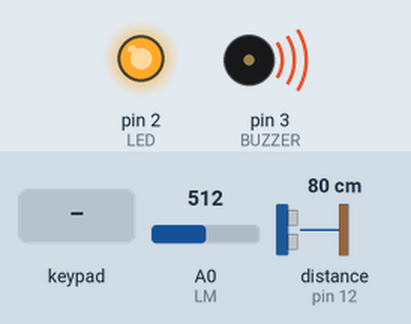
Recording of a sketch running on a simulated Arduino Uno, built with avr-gcc and run on an emulated ATmega328P. Shown: output pins drawn as LEDs (lit = HIGH), buzzer (waves = sounding, pin HIGH). Wiring (inferred from the names in the program): ultrasonic range finder: trigger pin 13; echo pin 12. The test bench sets the inputs (shaded band); at power-on: A0 (LM) = 512, distance to the obstacle (sensor on pin 12) 80 cm. The echo pulse lasts 58.3 µs per cm; pins used as bus, display or sensor lines are not drawn; what the sketch prints to the serial monitor is not drawn.

Above: at 1.2 s.
1.3 s: key '1' pressed
2.8 s: keypad keys 1 2 # pressed 0.4 s apart
5.5 s: key '2' pressed
7.0 s: keypad keys 1 2 * pressed 0.4 s apart
9.7 s: key '3' pressed
11.2 s: keypad keys 1 2 A pressed 0.4 s apart
Timing chart, 0 to 14.2 s (numbered marks = the images above; inputs shaded):
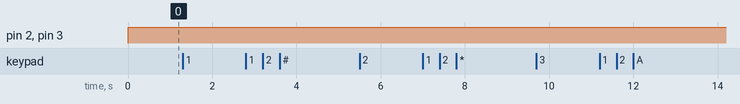

Measured:
- after the input at 1.3 s, every drawn part: stays the same
- after the input at 2.8 s, every drawn part: stays the same
- after the input at 5.5 s, every drawn part: stays the same
- after the input at 7.0 s, every drawn part: stays the same
- after the input at 9.7 s, every drawn part: stays the same
- after the input at 11.2 s, every drawn part: stays the same

The sketch:

T1Code.ino
```cpp
#include<Keypad.h>

#define LDR A1
#define LM A0
#define TRG 13
#define ECO 12
#define R1 11
#define R2 10
#define R3 9
#define R4 8
#define C1 7
#define C2 6
#define C3 5
#define C4 4
#define BUZZER 3
#define LED 2
#define ROWS 4
#define COLS 4

byte ROWPINS[ROWS] = {R1, R2, R3, R4};
byte COLPINS[COLS] = {C1, C2, C3, C4};
char SYMPOLS[ROWS][COLS] = {
  {'1','2','3','A'},
  {'4','5','6','B'},
  {'7','8','9','C'},
  {'*','0','#','D'}};

int LRAN = 100;
int URAN = 100;
int TRAN = 100;

int time;
int distance;

float MV;
float C;
int LDRVAL;

Keypad pad = Keypad(makeKeymap(SYMPOLS), ROWPINS, COLPINS, ROWS, COLS);

void setup()
{
  Serial.begin(3600);
  pinMode(LDR, INPUT);
  pinMode(LM, INPUT);
  pinMode(ECO, INPUT);
  pinMode(TRG, OUTPUT);
  pinMode(BUZZER, OUTPUT);
  pinMode(LED, OUTPUT);
}

void loop()
{
  char custom = pad.getKey();
  if (custom)
  {
    if (custom == '1')
    {
      Serial.print("LDR Sensor Range: ");
      Serial.println(LRAN);
      Serial.println("Enter LDR Range (three digits)");
      LRAN = 0;
      for (int i = 100; i >= 1; i = i / 10)
      {
        custom = pad.waitForKey();
        LRAN += (custom - 48) * i;
      }
      Serial.print("New LDR Range: ");
      Serial.println(LRAN);
    }
    else if (custom == '2')
    {
      Serial.print("Ultrasonic Sensor Range: ");
      Serial.println(URAN);
      Serial.println("Enter Ultrasonic Range (three digits)");
      URAN = 0;
      for (int i = 100; i >= 1; i = i / 10)
      {
        custom = pad.waitForKey();
        URAN += (custom - 48) * i;
      }
      Serial.print("New Ultrasonic Range: ");
      Serial.println(URAN);
    }
    else if (custom == '3')
    {
      Serial.print("Temperature Sensor Range: ");
      Serial.println(TRAN);
      Serial.println("Enter Temperature Range (three digits)");
      TRAN = 0;
      for (int i = 100; i >= 1; i = i / 10)
      {
        custom = pad.waitForKey();
        TRAN += (custom - 48) * i;
      }
      Serial.print("New Temperature Range: ");
      Serial.println(TRAN);
    }
    else if (custom == '#')
    {
      Serial.print("Now LDR Value: ");
      Serial.println(CALLDR());
      Serial.print("Now Ultrasonic Value: ");
      Serial.print(CALDIS());
      Serial.println(" cm.");
      Serial.print("Now Tempreture Value: ");
      Serial.print(CALTEM());
      Serial.println(" *C.");
    }
  }

  if (CALDIS() > URAN || CALTEM() > TRAN || CALLDR() > LRAN)
  {
    digitalWrite(BUZZER, HIGH);
    digitalWrite(LED, HIGH);
  }
  else
  {
    digitalWrite(BUZZER, LOW);
    digitalWrite(LED, LOW);
  }
}

int CALDIS()
{
  digitalWrite(TRG, LOW);
  delayMicroseconds(5);
  digitalWrite(TRG, HIGH);
  delayMicroseconds(5);
  digitalWrite(TRG, LOW);
  time = pulseIn(ECO, HIGH);
  distance = time/29/2;
  return distance;
}

float CALTEM()
{
  MV = (analogRead(LM) / 1024.0) * 5000;
  C = MV / 10;
  return C;
}

int CALLDR()
{
  LDRVAL = analogRead(LDR);
  return LDRVAL;
}
```
